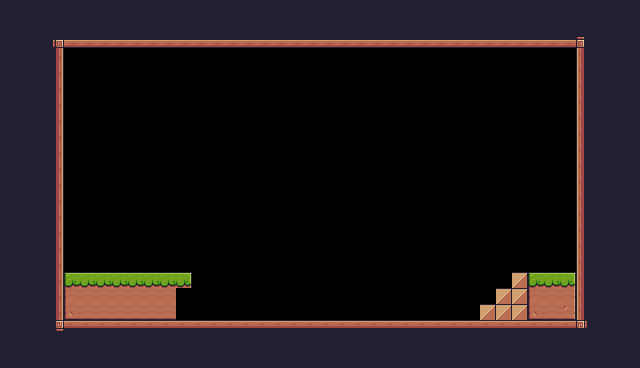

Tiled map render using the project's own tile images. Description and the whole map definition, tile-layer contents included, below:
An orthogonal 40x23 tile map with 16x16 px tiles, 1 tile layer (level_2) and 1 object (player).

<map version="1.10" tiledversion="1.11.0" orientation="orthogonal" renderorder="right-down" width="40" height="23" tilewidth="16" tileheight="16" infinite="0" nextlayerid="3" nextobjectid="7">
 <tileset firstgid="1" source="pixel_game_tile_set.tsx" />
 <layer id="1" name="level_2" width="40" height="23">
  <data encoding="csv">
24,24,24,24,24,24,24,24,24,24,24,24,24,24,24,24,24,24,24,24,24,24,24,24,24,24,24,24,24,24,24,24,24,24,24,24,24,24,24,24,
24,24,24,24,24,24,24,24,24,24,24,24,24,24,24,24,24,24,24,24,24,24,24,24,24,24,24,24,24,24,24,24,24,24,24,24,24,24,24,24,
24,24,24,92,134,134,134,134,134,134,134,134,134,134,134,134,134,134,134,134,134,134,134,134,134,134,134,134,134,134,134,134,134,134,134,134,93,24,24,24,
24,24,24,113,0,0,0,0,0,0,0,0,0,0,0,0,0,0,0,0,0,0,0,0,0,0,0,0,0,0,0,0,0,0,0,0,111,24,24,24,
24,24,24,113,0,0,0,0,0,0,0,0,0,0,0,0,0,0,0,0,0,0,0,0,0,0,0,0,0,0,0,0,0,0,0,0,111,24,24,24,
24,24,24,113,0,0,0,0,0,0,0,0,0,0,0,0,0,0,0,0,0,0,0,0,0,0,0,0,0,0,0,0,0,0,0,0,111,24,24,24,
24,24,24,113,0,0,0,0,0,0,0,0,0,0,0,0,0,0,0,0,0,0,0,0,0,0,0,0,0,0,0,0,0,0,0,0,111,24,24,24,
24,24,24,113,0,0,0,0,0,0,0,0,0,0,0,0,0,0,0,0,0,0,0,0,0,0,0,0,0,0,0,0,0,0,0,0,111,24,24,24,
24,24,24,113,0,0,0,0,0,0,0,0,0,0,0,0,0,0,0,0,0,0,0,0,0,0,0,0,0,0,0,0,0,0,0,0,111,24,24,24,
24,24,24,113,0,0,0,0,0,0,0,0,0,0,0,0,0,0,0,0,0,0,0,0,0,0,0,0,0,0,0,0,0,0,0,0,111,24,24,24,
24,24,24,113,0,0,0,0,0,0,0,0,0,0,0,0,0,0,0,0,0,0,0,0,0,0,0,0,0,0,0,0,0,0,0,0,111,24,24,24,
24,24,24,113,0,0,0,0,0,0,0,0,0,0,0,0,0,0,0,0,0,0,0,0,0,0,0,0,0,0,0,0,0,0,0,0,111,24,24,24,
24,24,24,113,0,0,0,0,0,0,0,0,0,0,0,0,0,0,0,0,0,0,0,0,0,0,0,0,0,0,0,0,0,0,0,0,111,24,24,24,
24,24,24,113,0,0,0,0,0,0,0,0,0,0,0,0,0,0,0,0,0,0,0,0,0,0,0,0,0,0,0,0,0,0,0,0,111,24,24,24,
24,24,24,113,0,0,0,0,0,0,0,0,0,0,0,0,0,0,0,0,0,0,0,0,0,0,0,0,0,0,0,0,0,0,0,0,111,24,24,24,
24,24,24,113,0,0,0,0,0,0,0,0,0,0,0,0,0,0,0,0,0,0,0,0,0,0,0,0,0,0,0,0,0,0,0,0,111,24,24,24,
24,24,24,113,0,0,0,0,0,0,0,0,0,0,0,0,0,0,0,0,0,0,0,0,0,0,0,0,0,0,0,0,0,0,0,0,111,24,24,24,
24,24,24,113,7,8,8,8,8,8,8,9,0,0,0,0,0,0,0,0,0,0,0,0,0,0,0,0,0,0,0,0,37,7,8,9,111,24,24,24,
24,24,24,113,29,30,30,30,30,30,30,0,0,0,0,0,0,0,0,0,0,0,0,0,0,0,0,0,0,0,0,37,37,29,30,31,111,24,24,24,
24,24,24,113,51,52,52,52,52,52,52,0,0,0,0,0,0,0,0,0,0,0,0,0,0,0,0,0,0,0,37,37,37,51,52,53,111,24,24,24,
24,24,24,114,90,90,90,90,90,90,90,90,90,90,90,90,90,90,90,90,90,90,90,90,90,90,90,90,90,90,90,90,90,90,90,90,115,24,24,24,
24,24,24,112,112,112,112,112,112,112,112,112,112,112,112,112,112,112,112,112,112,112,112,112,112,112,112,112,112,112,112,112,112,112,112,112,112,24,24,24,
24,24,24,24,24,24,24,24,24,24,24,24,24,24,24,24,24,24,24,24,24,24,24,24,24,24,24,24,24,24,24,24,24,24,24,24,24,24,24,24
</data>
 </layer>
 <objectgroup id="2" name="Spawnpoint" class="player">
  <properties>
   <property name="character" value="Ninja Frog" />
  </properties>
  <object id="2" name="player" x="512.973" y="241.622" width="31.8919" height="29.1892">
   <properties>
    <property name="character" value="Ninja Frog" />
   </properties>
  </object>
 </objectgroup>
</map>
